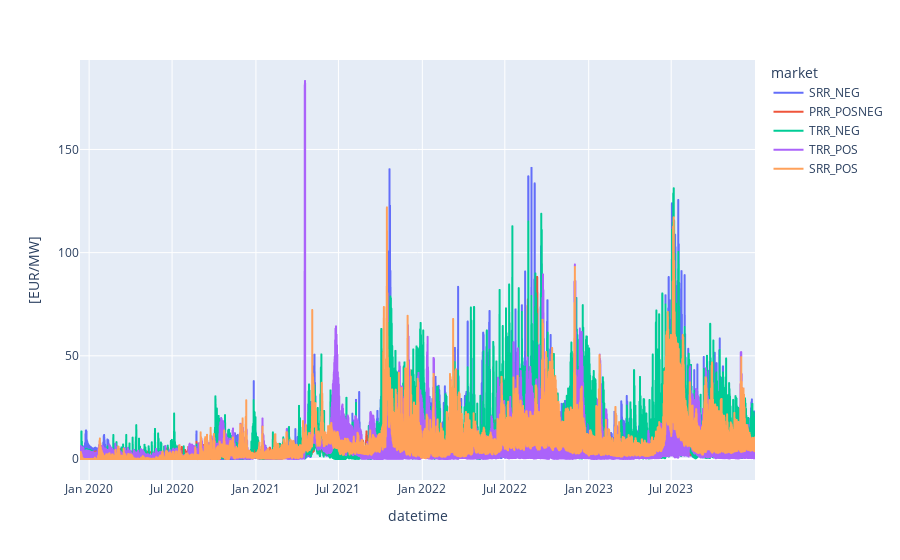

Write notebook code for a chart like this one.
### Code cell
import warnings
warnings.filterwarnings("ignore")
fig1 = px.line(all_data1, x="datetime", y="[EUR/MW]", color="market")
fig1.show()

### Figure 1 — Plotly figure (JSON) as saved in the notebook; plotly's stock layout.template omitted (floating-point values rounded to 4 significant figures; data arrays with more than 128 entries replaced by an {"elided": "..."} marker saying what was removed)
{"data": [{"hovertemplate": "market=SRR_NEG<br>datetime=%{x}<br>[EUR/MW]=%{y}<extra></extra>", "legendgroup": "SRR_NEG", "line": {"color": "#636efa", "dash": "solid"}, "marker": {"symbol": "circle"}, "mode": "lines", "name": "SRR_NEG", "showlegend": true, "type": "scattergl", "x": {"elided": "8886 str values"}, "xaxis": "x", "y": {"elided": "8886 float values"}, "yaxis": "y"}, {"hovertemplate": "market=PRR_POSNEG<br>datetime=%{x}<br>[EUR/MW]=%{y}<extra></extra>", "legendgroup": "PRR_POSNEG", "line": {"color": "#EF553B", "dash": "solid"}, "marker": {"symbol": "circle"}, "mode": "lines", "name": "PRR_POSNEG", "showlegend": true, "type": "scattergl", "x": {"elided": "7876 str values"}, "xaxis": "x", "y": {"elided": "7876 float values"}, "yaxis": "y"}, {"hovertemplate": "market=TRR_NEG<br>datetime=%{x}<br>[EUR/MW]=%{y}<extra></extra>", "legendgroup": "TRR_NEG", "line": {"color": "#00cc96", "dash": "solid"}, "marker": {"symbol": "circle"}, "mode": "lines", "name": "TRR_NEG", "showlegend": true, "type": "scattergl", "x": {"elided": "8882 str values"}, "xaxis": "x", "y": {"elided": "8882 float values"}, "yaxis": "y"}, {"hovertemplate": "market=TRR_POS<br>datetime=%{x}<br>[EUR/MW]=%{y}<extra></extra>", "legendgroup": "TRR_POS", "line": {"color": "#ab63fa", "dash": "solid"}, "marker": {"symbol": "circle"}, "mode": "lines", "name": "TRR_POS", "showlegend": true, "type": "scattergl", "x": {"elided": "8886 str values"}, "xaxis": "x", "y": {"elided": "8886 float values"}, "yaxis": "y"}, {"hovertemplate": "market=SRR_POS<br>datetime=%{x}<br>[EUR/MW]=%{y}<extra></extra>", "legendgroup": "SRR_POS", "line": {"color": "#FFA15A", "dash": "solid"}, "marker": {"symbol": "circle"}, "mode": "lines", "name": "SRR_POS", "showlegend": true, "type": "scattergl", "x": {"elided": "8886 str values"}, "xaxis": "x", "y": {"elided": "8886 float values"}, "yaxis": "y"}], "layout": {"legend": {"title": {"text": "market"}, "tracegroupgap": 0}, "margin": {"t": 60}, "xaxis": {"anchor": "y", "domain": [0, 1], "title": {"text": "datetime"}}, "yaxis": {"anchor": "x", "domain": [0, 1], "title": {"text": "[EUR/MW]"}}}}
